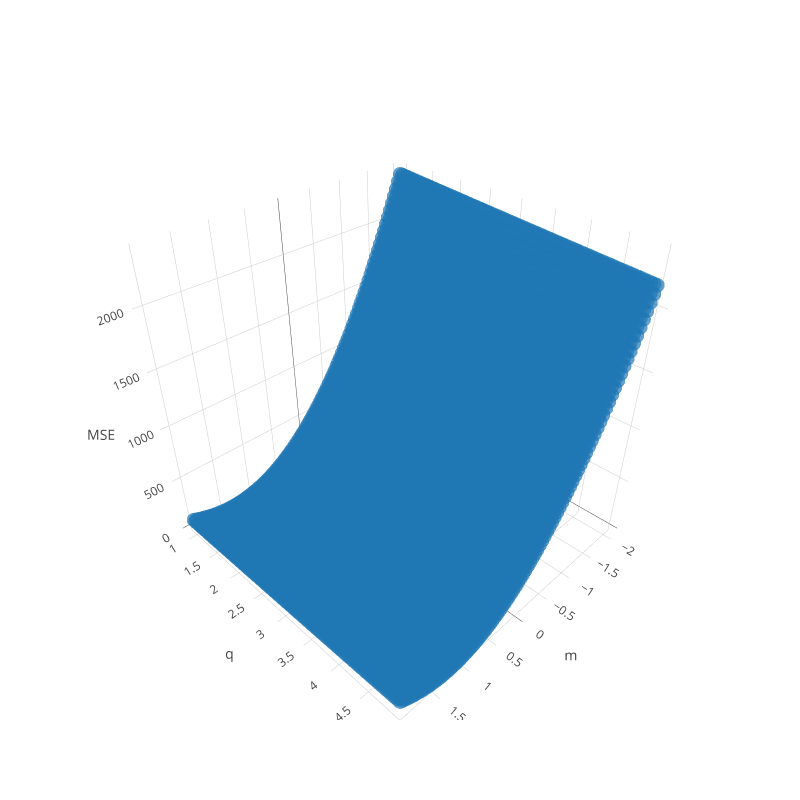

Notebook code for this chart:
### Markdown cell above
Plot an interactive 3D plot with `Plotly`.

### Code cell
trace = go.Scatter3d(
    x = ms.ravel(),
    y = qs.ravel(),
    z = mses.ravel(),
    mode = 'markers',
    opacity = 0.7,
    marker = dict(
        size = 5
    )
)

data = [trace]

layout = go.Layout(
    scene = dict(
        xaxis = dict(
            title = 'm'
        ),
        yaxis = dict(
            title = 'q'
        ),
        zaxis = dict(
            title = 'MSE'
        )
    ),
    width = 800,
    height = 800
)

fig = go.Figure(data=data, layout=layout)

iplot(fig)

### Figure 1 — Plotly figure (JSON) as saved in the notebook; plotly's stock layout.template omitted (floating-point values rounded to 4 significant figures; data arrays with more than 128 entries replaced by an {"elided": "..."} marker saying what was removed)
{"data": [{"marker": {"size": 5}, "mode": "markers", "opacity": 0.7, "type": "scatter3d", "x": {"elided": "10000 float values"}, "y": {"elided": "10000 float values"}, "z": {"elided": "10000 float values"}}], "layout": {"height": 800, "scene": {"xaxis": {"title": "m"}, "yaxis": {"title": "q"}, "zaxis": {"title": "MSE"}}, "width": 800}}
